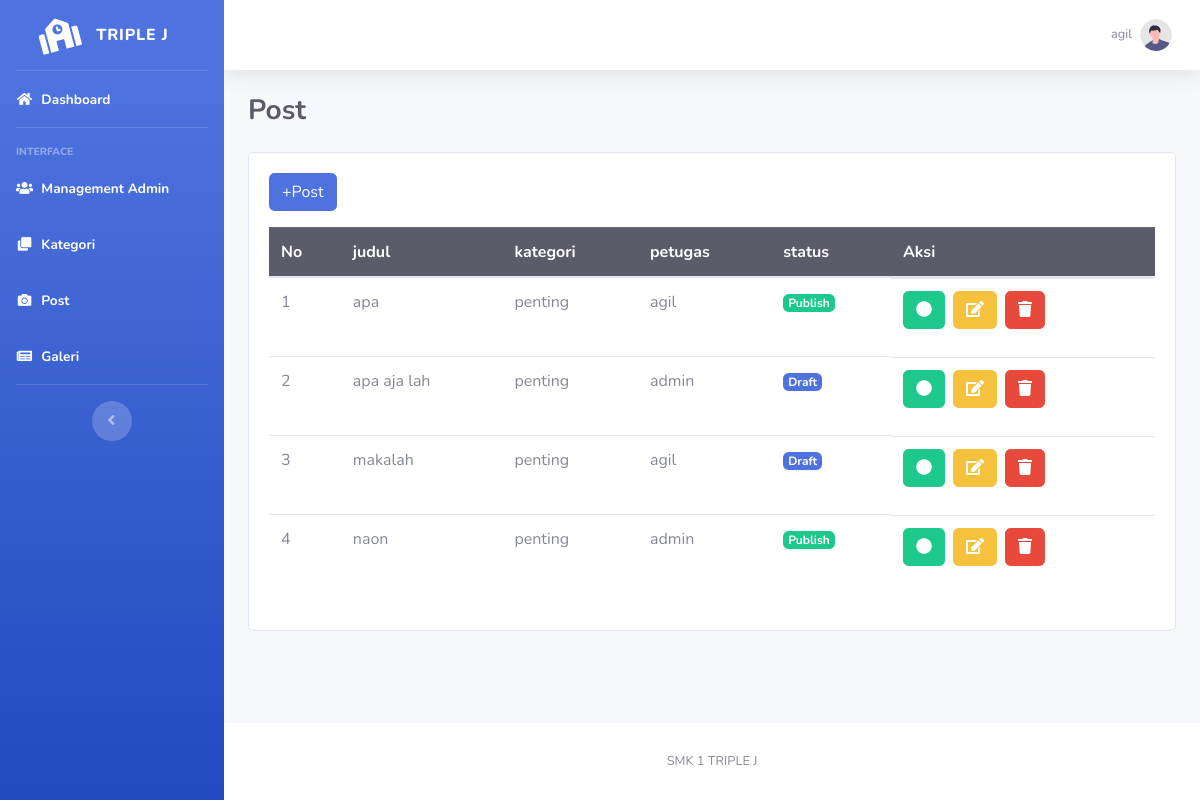
Screenshot of /galeri/post.php (signed in) with the database file from the repository.
### tables this page shows
CREATE TABLE `posts` (
  `id` int(11) NOT NULL,
  `judul` varchar(50) NOT NULL,
  `kategori_id` int(11) NOT NULL,
  `isi` text NOT NULL,
  `petugas_id` int(11) NOT NULL,
  `status` varchar(50) NOT NULL,
  `created_at` timestamp NOT NULL DEFAULT current_timestamp() ON UPDATE current_timestamp()
);

CREATE TABLE `kategori` (
  `id` int(11) NOT NULL,
  `judul` varchar(50) NOT NULL
);

CREATE TABLE `petugas` (
  `id` int(11) NOT NULL,
  `username` varchar(50) NOT NULL,
  `password` varchar(50) NOT NULL,
  `created_at` timestamp NOT NULL DEFAULT current_timestamp() ON UPDATE current_timestamp()
);

### galeri/post.php (the view, shortened to what this page needs)
<!DOCTYPE html>
<html lang="en">
<head>
    <link href="vendor/fontawesome-free/css/all.min.css" rel="stylesheet" type="text/css">
    <link href="css/sb-admin-2.min.css" rel="stylesheet">
</head>
<body id="page-top">
    <div id="wrapper">
    <?php
    include 'sidebar.php'
    ?>
        <div id="content-wrapper" class="d-flex flex-column">
            <div id="content">
                <?php
                include 'navbar.php'
                ?>
                <div class="container-fluid">
                    <div class="d-sm-flex align-items-center justify-content-between mb-4">
                        <h1 class="h3 font-weight-bold mb-0 text-gray-800">Post</h1>
                    </div>
<div class="card">
    <div class="card-body">
    <div class="mb-3">
        <a href="add_post.php" class="btn btn-primary">+Post</a>
    </div>
        <table class="table ">
        <thead class="table-dark">
            <tr>
                <th>No</th>
                <th>judul</th>
                <th>kategori</th>
                <th>petugas</th>
                <th>status</th>
                <th>Aksi</th>
            </tr>
        </thead>
            <?php
		include 'koneksi.php';
		$no = 1;
		$data = mysqli_query($conn, "SELECT posts.*, kategori.judul AS nama_kategori, petugas.username AS nama_petugas FROM posts JOIN kategori ON posts.kategori_id = kategori.id JOIN petugas ON posts.petugas_id = petugas.id");
                    while($d = mysqli_fetch_array($data)){
			?>
            <tr>
				<td><?php echo $no++; ?></td>
				<td><?php echo $d['judul']; ?></td>
				<td><?php echo $d['nama_kategori'] ?></td>
				<td><?php echo $d['nama_petugas']; ?></td>
                <td>
    <?php
    $status = $d['status'];
    if ($status == 'publish') {
        echo '<span class="badge bg-success text-white">Publish</span>';
    } elseif ($status == 'draft') {
        echo '<span class="badge bg-primary text-white">Draft</span>';
    }
    ?>
</td>
                <td class="d-flex">
                <a href="#" class="btn btn-success btn-md mb-3 mr-2" data-toggle="modal" data-target="#modalView<?php echo $d['id'];?>"><i class="fas fa-circle" aria-hidden="true"></i>
            </a>
            <a href="edit_post.php?id=<?php echo $d['id']; ?>" class="btn btn-warning btn-md mb-3 mr-2">
                                                    <i class="fas fa-edit"></i>
                                                </a>
                    <a href="hapus_post.php?id=<?php echo $d['id']; ?>" class="btn btn-danger btn-md mb-3" onclick="return confirm('Apakah anda yakin ingin menghapus data ini?');"><i class="fas fa-trash"></i></a>
            </tr>
            <?php
		}
		?>
        </table>
    </div>
</div>
                </div>
            </div>
            <footer class="sticky-footer bg-white">
                <div class="container my-auto">
                    <div class="copyright text-center my-auto">
                        <span>SMK 1 TRIPLE J</span>
                    </div>
                </div>
            </footer>
        </div>
    </div>
</body>
</html>

### rows the page displays
posts: judul "apa", kategori.judul "penting", petugas.username "agil", status "Publish"
posts: judul "apa aja lah", kategori.judul "penting", petugas.username "admin", status "Draft"
posts: judul "makalah", kategori.judul "penting", petugas.username "agil", status "Draft"
posts: judul "naon", kategori.judul "penting", petugas.username "admin", status "Publish"

### other values shown
$_SESSION ['username'] "agil"
